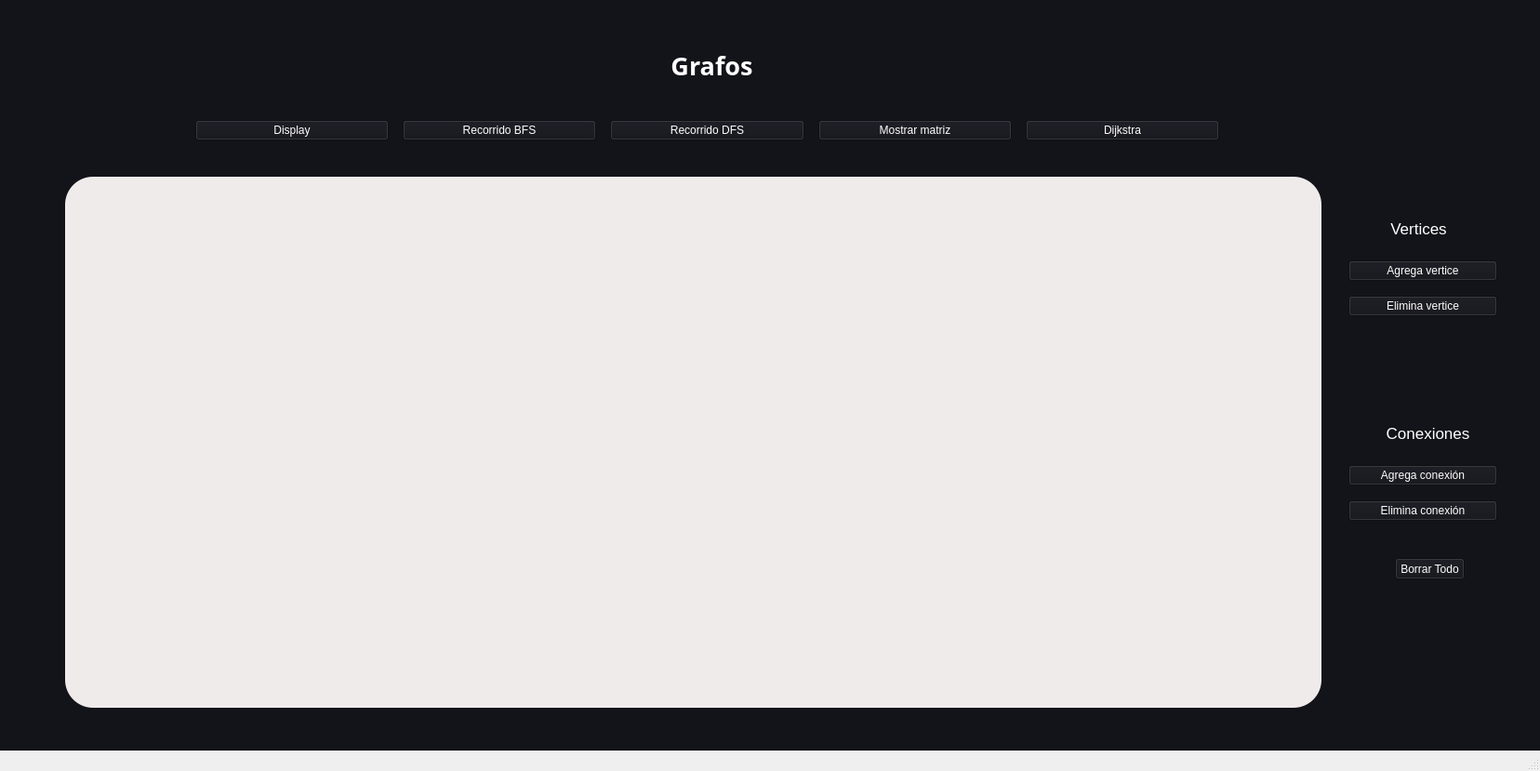
<?xml version="1.0" encoding="UTF-8"?>
<ui version="4.0">
 <class>MainWindow</class>
 <widget class="QMainWindow" name="MainWindow">
  <property name="geometry">
   <rect>
    <x>0</x>
    <y>0</y>
    <width>1656</width>
    <height>829</height>
   </rect>
  </property>
  <property name="windowTitle">
   <string>MainWindow</string>
  </property>
  <property name="styleSheet">
   <string notr="true">color: #F0EBEB</string>
  </property>
  <widget class="QWidget" name="generalWigdet">
   <property name="styleSheet">
    <string notr="true">QWidget{
	color: rgb(255, 255, 255);
	background-color: rgb(19, 19, 26);
}</string>
   </property>
   <widget class="QWidget" name="horizontalLayoutWidget">
    <property name="geometry">
     <rect>
      <x>210</x>
      <y>100</y>
      <width>1101</width>
      <height>81</height>
     </rect>
    </property>
    <layout class="QHBoxLayout" name="horizontalLayout" stretch="50,50,50,50,50">
     <property name="spacing">
      <number>15</number>
     </property>
     <property name="sizeConstraint">
      <enum>QLayout::SetDefaultConstraint</enum>
     </property>
     <property name="leftMargin">
      <number>0</number>
     </property>
     <property name="topMargin">
      <number>0</number>
     </property>
     <property name="rightMargin">
      <number>0</number>
     </property>
     <property name="bottomMargin">
      <number>0</number>
     </property>
     <item>
      <widget class="QPushButton" name="display">
       <property name="styleSheet">
        <string notr="true">QPushButton{
	color: rgb(255, 255, 255);
	border-color: red;
	border-left: 10px solid rgb(255, 255, 255);
}


QPushButton:hover{
	background-color: white;
	color: #13131A
}

</string>
       </property>
       <property name="text">
        <string>Display</string>
       </property>
      </widget>
     </item>
     <item>
      <widget class="QPushButton" name="BFS">
       <property name="font">
        <font>
         <weight>50</weight>
         <bold>false</bold>
        </font>
       </property>
       <property name="styleSheet">
        <string notr="true">QPushButton{
	color: rgb(255, 255, 255);
	border-color: red;
	border-left: 10px solid rgb(255, 255, 255);
}

QPushButton:hover{
	color: rgb(255, 255, 255);
	background-color: white;
	color: #13131A
}
</string>
       </property>
       <property name="text">
        <string>Recorrido BFS</string>
       </property>
      </widget>
     </item>
     <item>
      <widget class="QPushButton" name="DFS">
       <property name="styleSheet">
        <string notr="true">QPushButton{
	color: rgb(255, 255, 255);
	border-color: red;
	border-left: 10px solid rgb(255, 255, 255);
}

QPushButton:hover{
	background-color: white;
	color: #13131A
}
</string>
       </property>
       <property name="text">
        <string>Recorrido DFS</string>
       </property>
      </widget>
     </item>
     <item>
      <widget class="QPushButton" name="showMatrix">
       <property name="styleSheet">
        <string notr="true">QPushButton{
	color: rgb(255, 255, 255);
	border-color: red;
	border-left: 10px solid rgb(255, 255, 255);
}

QPushButton:hover{
	background-color: white;
	color: #13131A
}
</string>
       </property>
       <property name="text">
        <string>Mostrar matriz</string>
       </property>
      </widget>
     </item>
     <item>
      <widget class="QPushButton" name="dijkstra">
       <property name="styleSheet">
        <string notr="true">QPushButton{
	color: rgb(255, 255, 255);
	border-color: red;
	border-left: 10px solid rgb(255, 255, 255);
}

QPushButton:hover{
	background-color: white;
	color: #13131A
}
</string>
       </property>
       <property name="text">
        <string>Dijkstra</string>
       </property>
      </widget>
     </item>
    </layout>
   </widget>
   <widget class="QLabel" name="title">
    <property name="geometry">
     <rect>
      <x>690</x>
      <y>50</y>
      <width>151</width>
      <height>41</height>
     </rect>
    </property>
    <property name="minimumSize">
     <size>
      <width>0</width>
      <height>13</height>
     </size>
    </property>
    <property name="font">
     <font>
      <family>Tw Cen MT</family>
      <pointsize>20</pointsize>
      <weight>75</weight>
      <italic>false</italic>
      <bold>true</bold>
      <underline>false</underline>
     </font>
    </property>
    <property name="layoutDirection">
     <enum>Qt::RightToLeft</enum>
    </property>
    <property name="styleSheet">
     <string notr="true">color: rgb(255, 255, 255);</string>
    </property>
    <property name="text">
     <string>Grafos</string>
    </property>
    <property name="alignment">
     <set>Qt::AlignCenter</set>
    </property>
    <property name="indent">
     <number>0</number>
    </property>
   </widget>
   <widget class="QWidget" name="canvas" native="true">
    <property name="geometry">
     <rect>
      <x>70</x>
      <y>190</y>
      <width>1351</width>
      <height>571</height>
     </rect>
    </property>
    <property name="styleSheet">
     <string notr="true">background: #F0EBEB;
background-image: url(:/cct/grafosback.png);
border-radius: 30px;
background-repeat: no-repeat;</string>
    </property>
   </widget>
   <widget class="QPushButton" name="cleanAll">
    <property name="geometry">
     <rect>
      <x>1500</x>
      <y>600</y>
      <width>75</width>
      <height>23</height>
     </rect>
    </property>
    <property name="styleSheet">
     <string notr="true">QPushButton{
	color: rgb(255, 255, 255);
	border-color: red;
	border-left: 10px solid rgb(255, 255, 255);
}

QPushButton:hover{
	background-color: white;
	color: #13131A
}
</string>
    </property>
    <property name="text">
     <string>Borrar Todo</string>
    </property>
   </widget>
   <widget class="QWidget" name="verticalLayoutWidget">
    <property name="geometry">
     <rect>
      <x>1450</x>
      <y>270</y>
      <width>160</width>
      <height>80</height>
     </rect>
    </property>
    <layout class="QVBoxLayout" name="verticalLayout_2">
     <item>
      <widget class="QPushButton" name="addVertex">
       <property name="styleSheet">
        <string notr="true">QPushButton{
	color: rgb(255, 255, 255);
	border-color: red;
	border-left: 10px solid rgb(255, 255, 255);
}


QPushButton:hover{
	background-color: white;
	color: #13131A
}

</string>
       </property>
       <property name="text">
        <string>Agrega vertice</string>
       </property>
      </widget>
     </item>
     <item>
      <widget class="QPushButton" name="delVertex">
       <property name="styleSheet">
        <string notr="true">QPushButton{
	color: rgb(255, 255, 255);
	border-color: red;
	border-left: 10px solid rgb(255, 255, 255);
}

QPushButton:hover{
	background-color: white;
	color: #13131A
}
</string>
       </property>
       <property name="text">
        <string>Elimina vertice</string>
       </property>
      </widget>
     </item>
    </layout>
   </widget>
   <widget class="QWidget" name="verticalLayoutWidget_2">
    <property name="geometry">
     <rect>
      <x>1450</x>
      <y>490</y>
      <width>160</width>
      <height>80</height>
     </rect>
    </property>
    <layout class="QVBoxLayout" name="verticalLayout_3">
     <item>
      <widget class="QPushButton" name="addEdge">
       <property name="styleSheet">
        <string notr="true">QPushButton{
	color: rgb(255, 255, 255);
	border-color: red;
	border-left: 10px solid rgb(255, 255, 255);
}

QPushButton:hover{
	background-color: white;
	color: #13131A
}
</string>
       </property>
       <property name="text">
        <string>Agrega conexión</string>
       </property>
      </widget>
     </item>
     <item>
      <widget class="QPushButton" name="delEdge">
       <property name="styleSheet">
        <string notr="true">QPushButton{
	color: rgb(255, 255, 255);
	border-color: red;
	border-left: 10px solid rgb(255, 255, 255);
}

QPushButton:hover{
	background-color: white;
	color: #13131A
}
</string>
       </property>
       <property name="text">
        <string>Elimina conexión</string>
       </property>
      </widget>
     </item>
    </layout>
   </widget>
   <widget class="QLabel" name="subtitle_edge">
    <property name="geometry">
     <rect>
      <x>1470</x>
      <y>450</y>
      <width>131</width>
      <height>31</height>
     </rect>
    </property>
    <property name="font">
     <font>
      <family>Nirmala UI</family>
      <pointsize>13</pointsize>
     </font>
    </property>
    <property name="text">
     <string>Conexiones</string>
    </property>
    <property name="alignment">
     <set>Qt::AlignCenter</set>
    </property>
   </widget>
   <widget class="QLabel" name="subtitle_vertex">
    <property name="geometry">
     <rect>
      <x>1460</x>
      <y>230</y>
      <width>131</width>
      <height>31</height>
     </rect>
    </property>
    <property name="font">
     <font>
      <family>Nirmala UI</family>
      <pointsize>13</pointsize>
     </font>
    </property>
    <property name="text">
     <string>Vertices</string>
    </property>
    <property name="alignment">
     <set>Qt::AlignCenter</set>
    </property>
   </widget>
  </widget>
  <widget class="QMenuBar" name="menubar">
   <property name="geometry">
    <rect>
     <x>0</x>
     <y>0</y>
     <width>1656</width>
     <height>21</height>
    </rect>
   </property>
  </widget>
  <widget class="QStatusBar" name="statusbar"/>
 </widget>
 <resources>
  <include location="img.qrc"/>
 </resources>
 <connections/>
</ui>
